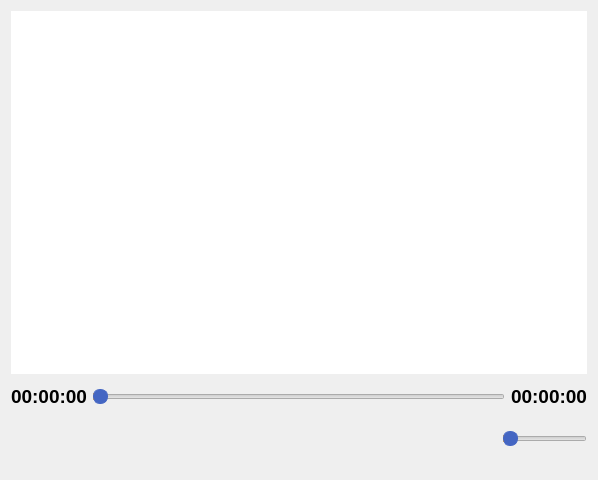
<?xml version="1.0" encoding="UTF-8"?>
<ui version="4.0">
 <class>Reprodutor</class>
 <widget class="QWidget" name="Reprodutor">
  <property name="geometry">
   <rect>
    <x>0</x>
    <y>0</y>
    <width>598</width>
    <height>480</height>
   </rect>
  </property>
  <property name="styleSheet">
   <string notr="true">border-image: none;
background: none;</string>
  </property>
  <layout class="QGridLayout" name="gridLayout_7">
   <item row="12" column="0">
    <spacer name="verticalSpacer_6">
     <property name="orientation">
      <enum>Qt::Vertical</enum>
     </property>
     <property name="sizeType">
      <enum>QSizePolicy::Minimum</enum>
     </property>
     <property name="sizeHint" stdset="0">
      <size>
       <width>20</width>
       <height>5</height>
      </size>
     </property>
    </spacer>
   </item>
   <item row="1" column="0">
    <widget class="QGraphicsView" name="graficosVideo">
     <property name="sizePolicy">
      <sizepolicy hsizetype="Expanding" vsizetype="Expanding">
       <horstretch>0</horstretch>
       <verstretch>0</verstretch>
      </sizepolicy>
     </property>
     <property name="minimumSize">
      <size>
       <width>550</width>
       <height>350</height>
      </size>
     </property>
     <property name="styleSheet">
      <string notr="true">border: none;</string>
     </property>
     <property name="verticalScrollBarPolicy">
      <enum>Qt::ScrollBarAlwaysOff</enum>
     </property>
     <property name="horizontalScrollBarPolicy">
      <enum>Qt::ScrollBarAlwaysOff</enum>
     </property>
     <property name="backgroundBrush">
      <brush brushstyle="SolidPattern">
       <color alpha="255">
        <red>59</red>
        <green>59</green>
        <blue>59</blue>
       </color>
      </brush>
     </property>
     <property name="foregroundBrush">
      <brush brushstyle="NoBrush">
       <color alpha="255">
        <red>59</red>
        <green>59</green>
        <blue>59</blue>
       </color>
      </brush>
     </property>
    </widget>
   </item>
   <item row="5" column="0">
    <spacer name="verticalSpacer_8">
     <property name="orientation">
      <enum>Qt::Vertical</enum>
     </property>
     <property name="sizeType">
      <enum>QSizePolicy::Minimum</enum>
     </property>
     <property name="sizeHint" stdset="0">
      <size>
       <width>20</width>
       <height>5</height>
      </size>
     </property>
    </spacer>
   </item>
   <item row="11" column="0">
    <layout class="QHBoxLayout" name="horizontalLayout">
     <item>
      <spacer name="horizontalSpacer">
       <property name="orientation">
        <enum>Qt::Horizontal</enum>
       </property>
       <property name="sizeType">
        <enum>QSizePolicy::MinimumExpanding</enum>
       </property>
       <property name="sizeHint" stdset="0">
        <size>
         <width>100</width>
         <height>20</height>
        </size>
       </property>
      </spacer>
     </item>
     <item>
      <spacer name="horizontalSpacer_5">
       <property name="orientation">
        <enum>Qt::Horizontal</enum>
       </property>
       <property name="sizeType">
        <enum>QSizePolicy::MinimumExpanding</enum>
       </property>
       <property name="sizeHint" stdset="0">
        <size>
         <width>50</width>
         <height>20</height>
        </size>
       </property>
      </spacer>
     </item>
     <item>
      <layout class="QHBoxLayout" name="horizontalLayout_3">
       <item alignment="Qt::AlignHCenter">
        <widget class="QPushButton" name="pushButton_voltarVideo">
         <property name="cursor">
          <cursorShape>PointingHandCursor</cursorShape>
         </property>
         <property name="styleSheet">
          <string notr="true">QPushButton {
	border-image: url(&quot;:/icones/assets/icones/reprodutor/anterior/anterior.png&quot;);
	background-color: none;
	border-radius: 2px;
	border: none;
	min-width: 60px;
	min-height: 50px;
	font-weight: bold;
}

QPushButton:hover {
	border-image: url(&quot;:/icones/assets/icones/reprodutor/anterior/anterior-hover.png&quot;);
	background-color: none;
}

QPushButton:pressed {
	border-image: url(&quot;:/icones/assets/icones/reprodutor/anterior/anterior-hover.png&quot;);
	background-color: none;
}</string>
         </property>
         <property name="text">
          <string/>
         </property>
        </widget>
       </item>
       <item>
        <spacer name="horizontalSpacer_8">
         <property name="orientation">
          <enum>Qt::Horizontal</enum>
         </property>
         <property name="sizeType">
          <enum>QSizePolicy::MinimumExpanding</enum>
         </property>
         <property name="sizeHint" stdset="0">
          <size>
           <width>20</width>
           <height>20</height>
          </size>
         </property>
        </spacer>
       </item>
       <item alignment="Qt::AlignHCenter">
        <widget class="QPushButton" name="pushButton_video_tocar">
         <property name="cursor">
          <cursorShape>PointingHandCursor</cursorShape>
         </property>
         <property name="styleSheet">
          <string notr="true">QPushButton {
	border-image: url(&quot;:/icones/assets/icones/reprodutor/pause/pause.png&quot;);
	background-color: none;
	border-radius: 2px;
	border: none;
	min-width: 60px;
	min-height: 50px;
	font-weight: bold;
}

QPushButton:hover {
	border-image: url(&quot;:/icones/assets/icones/reprodutor/pause/pause-hover.png&quot;);
	background-color: none;
}

QPushButton:pressed {
	border-image: url(&quot;:/icones/assets/icones/reprodutor/pause/pause-hover.png&quot;);
	background-color: none;
}</string>
         </property>
         <property name="text">
          <string/>
         </property>
        </widget>
       </item>
       <item>
        <spacer name="horizontalSpacer_7">
         <property name="orientation">
          <enum>Qt::Horizontal</enum>
         </property>
         <property name="sizeType">
          <enum>QSizePolicy::MinimumExpanding</enum>
         </property>
         <property name="sizeHint" stdset="0">
          <size>
           <width>20</width>
           <height>20</height>
          </size>
         </property>
        </spacer>
       </item>
       <item alignment="Qt::AlignHCenter">
        <widget class="QPushButton" name="pushButton_passarVideo">
         <property name="cursor">
          <cursorShape>PointingHandCursor</cursorShape>
         </property>
         <property name="styleSheet">
          <string notr="true">QPushButton {
	border-image: url(&quot;:/icones/assets/icones/reprodutor/proximo/proximo.png&quot;);
	background-color: none;
	border-radius: 2px;
	border: none;
	min-width: 60px;
	min-height: 50px;
	font-weight: bold;
}

QPushButton:hover {
	border-image: url(&quot;:/icones/assets/icones/reprodutor/proximo/proximo-hover.png&quot;);
	background-color: none;
}

QPushButton:pressed {
	border-image: url(&quot;:/icones/assets/icones/reprodutor/proximo/proximo-hover.png&quot;);
	background-color: none;
}</string>
         </property>
         <property name="text">
          <string/>
         </property>
        </widget>
       </item>
      </layout>
     </item>
     <item>
      <spacer name="horizontalSpacer_9">
       <property name="orientation">
        <enum>Qt::Horizontal</enum>
       </property>
       <property name="sizeType">
        <enum>QSizePolicy::MinimumExpanding</enum>
       </property>
       <property name="sizeHint" stdset="0">
        <size>
         <width>30</width>
         <height>20</height>
        </size>
       </property>
      </spacer>
     </item>
     <item>
      <layout class="QHBoxLayout" name="horizontalLayout_2">
       <item>
        <widget class="QPushButton" name="pushButton_volume">
         <property name="sizePolicy">
          <sizepolicy hsizetype="Fixed" vsizetype="Fixed">
           <horstretch>0</horstretch>
           <verstretch>0</verstretch>
          </sizepolicy>
         </property>
         <property name="cursor">
          <cursorShape>PointingHandCursor</cursorShape>
         </property>
         <property name="styleSheet">
          <string notr="true">QPushButton {
	border-image: url(&quot;:/icones/assets/icones/som/com-som.png&quot;);
	background-color: none;
	border-radius: 2px;
	border: none;
	min-width: 40px;
	min-height: 40px;
	font-weight: bold;
}</string>
         </property>
         <property name="text">
          <string/>
         </property>
        </widget>
       </item>
       <item>
        <widget class="QSlider" name="horizontalSlider_volume">
         <property name="sizePolicy">
          <sizepolicy hsizetype="MinimumExpanding" vsizetype="Fixed">
           <horstretch>0</horstretch>
           <verstretch>0</verstretch>
          </sizepolicy>
         </property>
         <property name="minimumSize">
          <size>
           <width>80</width>
           <height>0</height>
          </size>
         </property>
         <property name="cursor">
          <cursorShape>PointingHandCursor</cursorShape>
         </property>
         <property name="styleSheet">
          <string notr="true">QSlider{
border-image: none;
background: none;
}

QSlider::handle:horizontal {
 	background: #4466c3;
	border: 1px solid #4466c3;
	border-radius: 7px;
	width: 15px;
	height: 15px;
	margin: -10px 0;
}

QSlider::sub-page:horizontal {
 	background: #ffb32d;
 }</string>
         </property>
         <property name="orientation">
          <enum>Qt::Horizontal</enum>
         </property>
        </widget>
       </item>
      </layout>
     </item>
    </layout>
   </item>
   <item row="6" column="0">
    <layout class="QHBoxLayout" name="horizontalLayout_4">
     <item>
      <widget class="QLabel" name="label_tempo_atual">
       <property name="minimumSize">
        <size>
         <width>60</width>
         <height>0</height>
        </size>
       </property>
       <property name="font">
        <font>
         <pointsize>14</pointsize>
         <weight>75</weight>
         <bold>true</bold>
        </font>
       </property>
       <property name="styleSheet">
        <string notr="true">color: black;
font-weight: bold;
border-image: none;
background: none;</string>
       </property>
       <property name="text">
        <string>00:00:00</string>
       </property>
       <property name="alignment">
        <set>Qt::AlignRight|Qt::AlignTrailing|Qt::AlignVCenter</set>
       </property>
      </widget>
     </item>
     <item>
      <widget class="QSlider" name="horizontalSlider_tempo">
       <property name="sizePolicy">
        <sizepolicy hsizetype="Expanding" vsizetype="Fixed">
         <horstretch>0</horstretch>
         <verstretch>0</verstretch>
        </sizepolicy>
       </property>
       <property name="cursor">
        <cursorShape>PointingHandCursor</cursorShape>
       </property>
       <property name="styleSheet">
        <string notr="true">QSlider{
	border-image: none;
background: none;
}

QSlider::handle:horizontal {
 	background: #4466c3;
	border: 1px solid #4466c3;
	border-radius: 7px;
	width: 15px;
	height: 15px;
	margin: -10px 0;
}

QSlider::sub-page:horizontal {
 	background: #ffb32d;
 }</string>
       </property>
       <property name="orientation">
        <enum>Qt::Horizontal</enum>
       </property>
      </widget>
     </item>
     <item>
      <widget class="QLabel" name="label_tempo_final">
       <property name="minimumSize">
        <size>
         <width>60</width>
         <height>0</height>
        </size>
       </property>
       <property name="font">
        <font>
         <pointsize>14</pointsize>
         <weight>75</weight>
         <bold>true</bold>
        </font>
       </property>
       <property name="styleSheet">
        <string notr="true">color: black;
font-weight: bold;
border-image: none;
background: none;</string>
       </property>
       <property name="text">
        <string>00:00:00</string>
       </property>
      </widget>
     </item>
    </layout>
   </item>
  </layout>
 </widget>
 <resources/>
 <connections/>
</ui>
